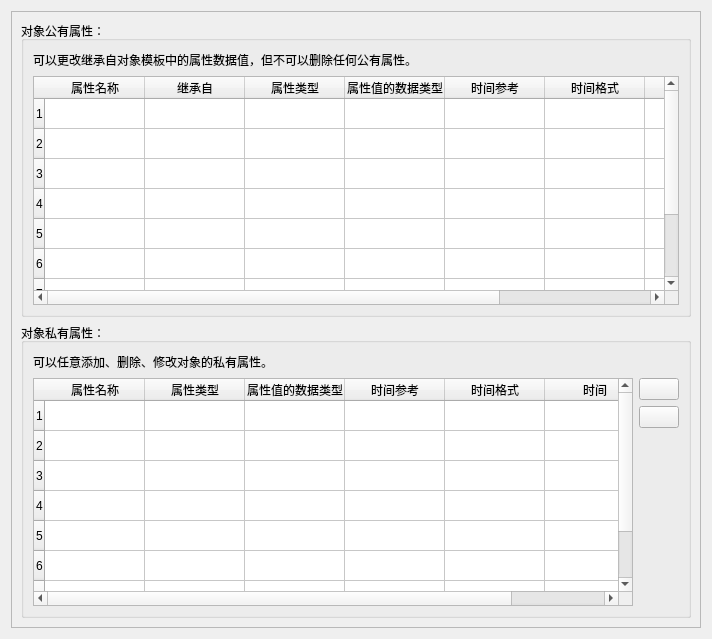
<?xml version="1.0" encoding="UTF-8"?>
<ui version="4.0">
 <class>ObjectAttributeWidget</class>
 <widget class="QWidget" name="ObjectAttributeWidget">
  <property name="geometry">
   <rect>
    <x>0</x>
    <y>0</y>
    <width>712</width>
    <height>639</height>
   </rect>
  </property>
  <property name="windowTitle">
   <string>属性特征</string>
  </property>
  <layout class="QGridLayout" name="gridLayout_4">
   <item row="0" column="0">
    <widget class="QScrollArea" name="scrollArea">
     <property name="widgetResizable">
      <bool>true</bool>
     </property>
     <widget class="QWidget" name="scrollAreaWidgetContents">
      <property name="geometry">
       <rect>
        <x>0</x>
        <y>0</y>
        <width>688</width>
        <height>615</height>
       </rect>
      </property>
      <layout class="QGridLayout" name="gridLayout_3">
       <item row="0" column="0">
        <layout class="QVBoxLayout" name="verticalLayout_4">
         <item>
          <widget class="QGroupBox" name="groupBox">
           <property name="title">
            <string>对象公有属性：</string>
           </property>
           <layout class="QGridLayout" name="gridLayout">
            <item row="0" column="0">
             <layout class="QVBoxLayout" name="verticalLayout">
              <item>
               <layout class="QHBoxLayout" name="horizontalLayout">
                <item>
                 <widget class="QLabel" name="label">
                  <property name="text">
                   <string>可以更改继承自对象模板中的属性数据值，但不可以删除任何公有属性。</string>
                  </property>
                 </widget>
                </item>
                <item>
                 <spacer name="horizontalSpacer">
                  <property name="orientation">
                   <enum>Qt::Horizontal</enum>
                  </property>
                  <property name="sizeHint" stdset="0">
                   <size>
                    <width>40</width>
                    <height>20</height>
                   </size>
                  </property>
                 </spacer>
                </item>
               </layout>
              </item>
              <item>
               <widget class="QTableWidget" name="tableWidget">
                <row>
                 <property name="text">
                  <string>1</string>
                 </property>
                </row>
                <row>
                 <property name="text">
                  <string>2</string>
                 </property>
                </row>
                <row>
                 <property name="text">
                  <string>3</string>
                 </property>
                </row>
                <row>
                 <property name="text">
                  <string>4</string>
                 </property>
                </row>
                <row>
                 <property name="text">
                  <string>5</string>
                 </property>
                </row>
                <row>
                 <property name="text">
                  <string>6</string>
                 </property>
                </row>
                <row>
                 <property name="text">
                  <string>7</string>
                 </property>
                </row>
                <row>
                 <property name="text">
                  <string>8</string>
                 </property>
                </row>
                <row>
                 <property name="text">
                  <string>9</string>
                 </property>
                </row>
                <column>
                 <property name="text">
                  <string notr="true">属性名称</string>
                 </property>
                 <property name="toolTip">
                  <string notr="true"/>
                 </property>
                </column>
                <column>
                 <property name="text">
                  <string>继承自</string>
                 </property>
                </column>
                <column>
                 <property name="text">
                  <string>属性类型</string>
                 </property>
                </column>
                <column>
                 <property name="text">
                  <string>属性值的数据类型</string>
                 </property>
                </column>
                <column>
                 <property name="text">
                  <string>时间参考</string>
                 </property>
                </column>
                <column>
                 <property name="text">
                  <string>时间格式</string>
                 </property>
                </column>
                <column>
                 <property name="text">
                  <string>时间</string>
                 </property>
                </column>
                <column>
                 <property name="text">
                  <string>属性值</string>
                 </property>
                </column>
               </widget>
              </item>
             </layout>
            </item>
           </layout>
          </widget>
         </item>
         <item>
          <widget class="QGroupBox" name="groupBox_2">
           <property name="title">
            <string>对象私有属性：</string>
           </property>
           <layout class="QGridLayout" name="gridLayout_2">
            <item row="0" column="0">
             <layout class="QVBoxLayout" name="verticalLayout_3">
              <item>
               <layout class="QHBoxLayout" name="horizontalLayout_2">
                <item>
                 <widget class="QLabel" name="label_2">
                  <property name="text">
                   <string>可以任意添加、删除、修改对象的私有属性。</string>
                  </property>
                 </widget>
                </item>
                <item>
                 <spacer name="horizontalSpacer_2">
                  <property name="orientation">
                   <enum>Qt::Horizontal</enum>
                  </property>
                  <property name="sizeHint" stdset="0">
                   <size>
                    <width>40</width>
                    <height>20</height>
                   </size>
                  </property>
                 </spacer>
                </item>
               </layout>
              </item>
              <item>
               <layout class="QHBoxLayout" name="horizontalLayout_3">
                <item>
                 <widget class="QTableWidget" name="tableWidget_2">
                  <row>
                   <property name="text">
                    <string>1</string>
                   </property>
                  </row>
                  <row>
                   <property name="text">
                    <string>2</string>
                   </property>
                  </row>
                  <row>
                   <property name="text">
                    <string>3</string>
                   </property>
                  </row>
                  <row>
                   <property name="text">
                    <string>4</string>
                   </property>
                  </row>
                  <row>
                   <property name="text">
                    <string>5</string>
                   </property>
                  </row>
                  <row>
                   <property name="text">
                    <string>6</string>
                   </property>
                  </row>
                  <row>
                   <property name="text">
                    <string>8</string>
                   </property>
                  </row>
                  <row>
                   <property name="text">
                    <string>9</string>
                   </property>
                  </row>
                  <column>
                   <property name="text">
                    <string>属性名称</string>
                   </property>
                  </column>
                  <column>
                   <property name="text">
                    <string>属性类型</string>
                   </property>
                  </column>
                  <column>
                   <property name="text">
                    <string>属性值的数据类型</string>
                   </property>
                  </column>
                  <column>
                   <property name="text">
                    <string>时间参考</string>
                   </property>
                  </column>
                  <column>
                   <property name="text">
                    <string>时间格式</string>
                   </property>
                  </column>
                  <column>
                   <property name="text">
                    <string>时间</string>
                   </property>
                  </column>
                 </widget>
                </item>
                <item>
                 <layout class="QVBoxLayout" name="verticalLayout_2">
                  <item>
                   <widget class="QPushButton" name="pushButton_3">
                    <property name="text">
                     <string/>
                    </property>
                    <property name="icon">
                     <iconset resource="../ModelingTool.qrc">
                      <normaloff>:/ModelingTool/Images/addAttribute.png</normaloff>:/ModelingTool/Images/addAttribute.png</iconset>
                    </property>
                   </widget>
                  </item>
                  <item>
                   <widget class="QPushButton" name="pushButton_4">
                    <property name="text">
                     <string/>
                    </property>
                    <property name="icon">
                     <iconset resource="../ModelingTool.qrc">
                      <normaloff>:/ModelingTool/Images/minusAttribute.png</normaloff>:/ModelingTool/Images/minusAttribute.png</iconset>
                    </property>
                   </widget>
                  </item>
                  <item>
                   <spacer name="verticalSpacer">
                    <property name="orientation">
                     <enum>Qt::Vertical</enum>
                    </property>
                    <property name="sizeHint" stdset="0">
                     <size>
                      <width>20</width>
                      <height>40</height>
                     </size>
                    </property>
                   </spacer>
                  </item>
                 </layout>
                </item>
               </layout>
              </item>
             </layout>
            </item>
           </layout>
          </widget>
         </item>
        </layout>
       </item>
      </layout>
     </widget>
    </widget>
   </item>
  </layout>
 </widget>
 <resources>
  <include location="../ModelingTool.qrc"/>
 </resources>
 <connections/>
</ui>
